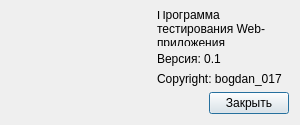
<?xml version="1.0" encoding="UTF-8"?>
<ui version="4.0">
 <class>Dialog</class>
 <widget class="QDialog" name="Dialog">
  <property name="geometry">
   <rect>
    <x>0</x>
    <y>0</y>
    <width>300</width>
    <height>125</height>
   </rect>
  </property>
  <property name="minimumSize">
   <size>
    <width>0</width>
    <height>0</height>
   </size>
  </property>
  <property name="maximumSize">
   <size>
    <width>300</width>
    <height>125</height>
   </size>
  </property>
  <property name="windowTitle">
   <string>О программе</string>
  </property>
  <property name="modal">
   <bool>true</bool>
  </property>
  <layout class="QVBoxLayout" name="verticalLayout_3">
   <item>
    <layout class="QHBoxLayout" name="horizontalLayout_2">
     <item>
      <widget class="QLabel" name="label">
       <property name="text">
        <string/>
       </property>
       <property name="pixmap">
        <pixmap resource="res.qrc">:/images/about.jpg</pixmap>
       </property>
      </widget>
     </item>
     <item>
      <spacer name="horizontalSpacer_2">
       <property name="orientation">
        <enum>Qt::Horizontal</enum>
       </property>
       <property name="sizeHint" stdset="0">
        <size>
         <width>40</width>
         <height>20</height>
        </size>
       </property>
      </spacer>
     </item>
     <item>
      <layout class="QVBoxLayout" name="verticalLayout_2">
       <item>
        <layout class="QVBoxLayout" name="verticalLayout">
         <item>
          <widget class="QLabel" name="label_2">
           <property name="text">
            <string>Программа тестирования Web-приложения</string>
           </property>
           <property name="wordWrap">
            <bool>true</bool>
           </property>
          </widget>
         </item>
         <item>
          <widget class="QLabel" name="label_3">
           <property name="text">
            <string>Версия: 0.1</string>
           </property>
          </widget>
         </item>
         <item>
          <widget class="QLabel" name="label_4">
           <property name="text">
            <string>Copyright: bogdan_017</string>
           </property>
          </widget>
         </item>
        </layout>
       </item>
       <item>
        <layout class="QHBoxLayout" name="horizontalLayout">
         <item>
          <spacer name="horizontalSpacer">
           <property name="orientation">
            <enum>Qt::Horizontal</enum>
           </property>
           <property name="sizeHint" stdset="0">
            <size>
             <width>40</width>
             <height>20</height>
            </size>
           </property>
          </spacer>
         </item>
         <item>
          <widget class="QPushButton" name="pushButton">
           <property name="text">
            <string>Закрыть</string>
           </property>
          </widget>
         </item>
        </layout>
       </item>
      </layout>
     </item>
    </layout>
   </item>
  </layout>
 </widget>
 <resources>
  <include location="res.qrc"/>
 </resources>
 <connections>
  <connection>
   <sender>pushButton</sender>
   <signal>clicked()</signal>
   <receiver>Dialog</receiver>
   <slot>close()</slot>
   <hints>
    <hint type="sourcelabel">
     <x>290</x>
     <y>113</y>
    </hint>
    <hint type="destinationlabel">
     <x>169</x>
     <y>77</y>
    </hint>
   </hints>
  </connection>
 </connections>
</ui>
